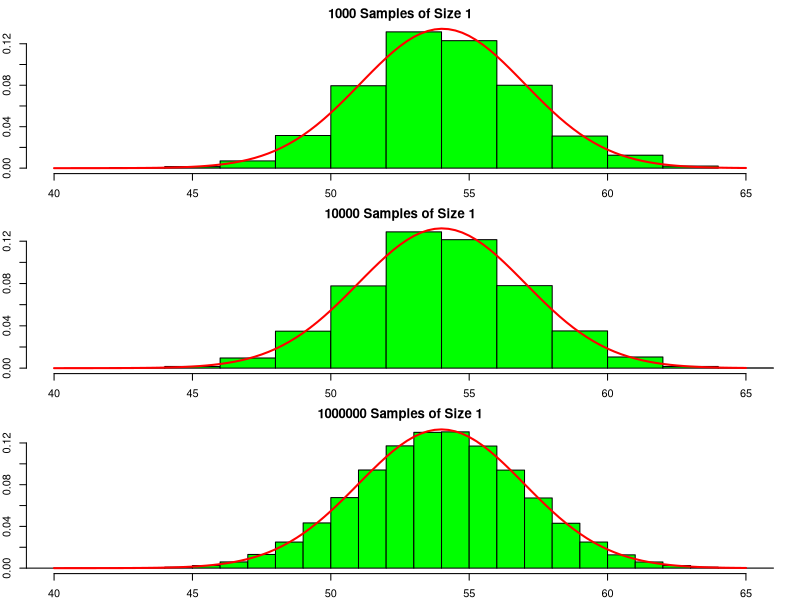
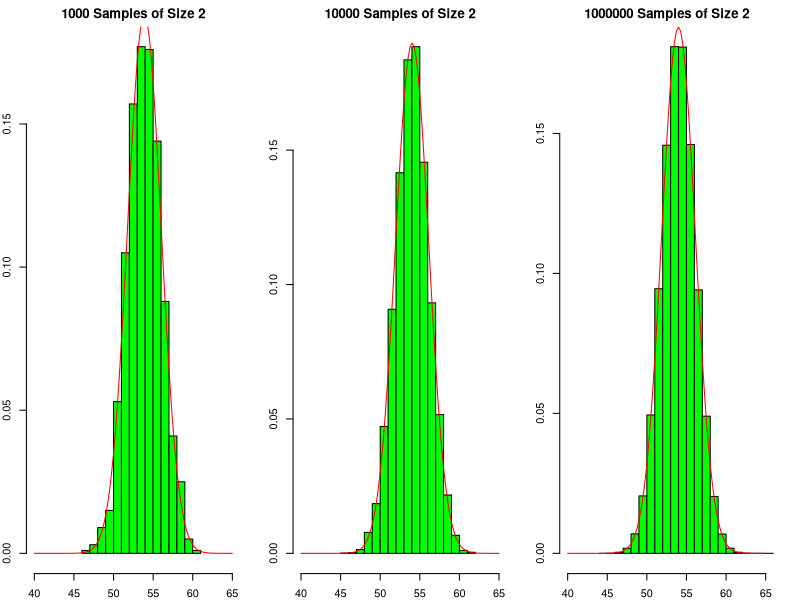
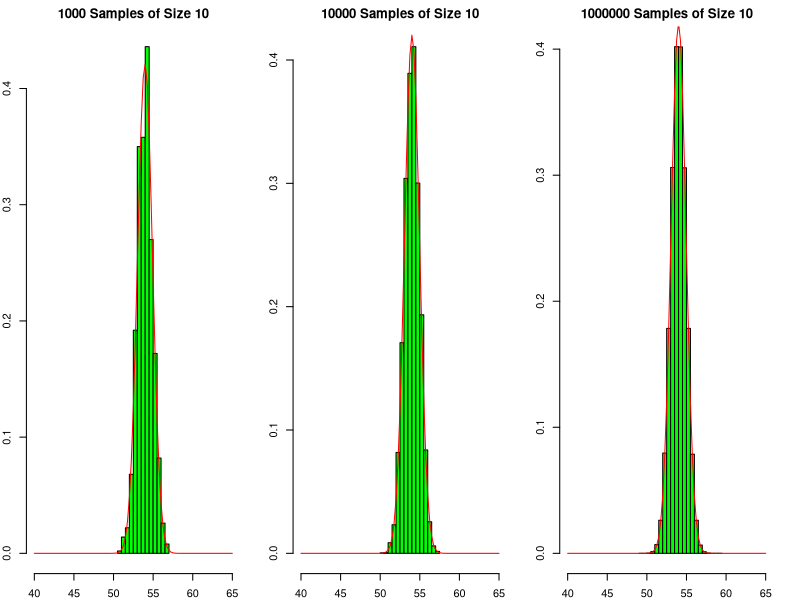
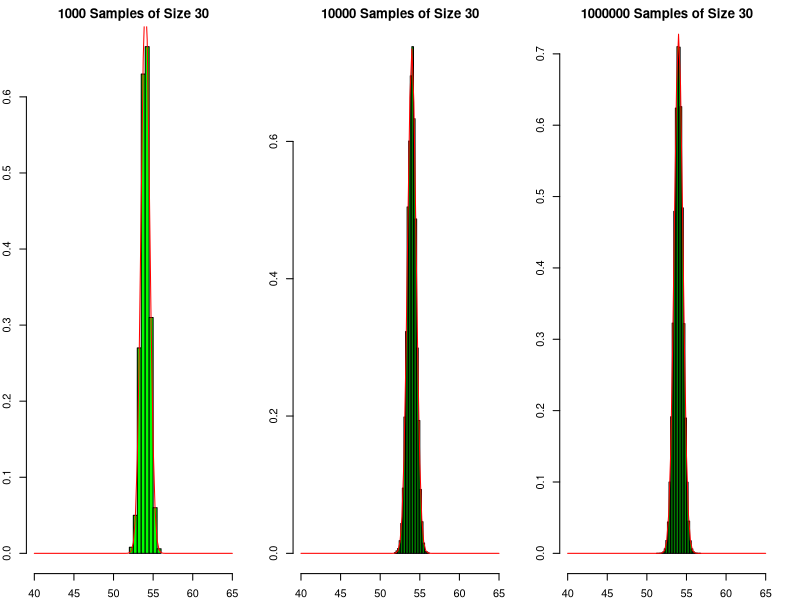

Write the R code that produced these figures, in order.
# Central Limit Theorem Project
# Our objective is to demonstrate the Central Limit Theorem
# by taking samples of increasing size out of a normal population
# We demonstrate that the sample mean is an unbiased estimator 
# of the population mean by increasing sample size 



mu <- 54
sigma <- 3

#sample of size 1
B <- 1000
s1 <- rnorm(n=B,m=mu,sd=sigma)
B <- 10000
s2 <- rnorm(n=B,m=mu,sd=sigma)
B <- 1000000
s3 <- rnorm(n=B,m=mu,sd=sigma)

attach(mtcars)
par(mfrow=c(3,1),mar=rep(2,4))
hist(s1,prob=TRUE,main="1000 Samples of Size 1",col="green",xlim=c(40,65))
curve(dnorm(x,mean=mean(s1),sd=sd(s1)),add=TRUE,col="red",lwd=2)
hist(s2,prob=TRUE,main="10000 Samples of Size 1",col="green",xlim=c(40,65))
curve(dnorm(x,mean=mean(s2),sd=sd(s2)),add=TRUE,col="red",lwd=2)
hist(s3,prob=TRUE,main="1000000 Samples of Size 1",col="green",xlim=c(40,65))
curve(dnorm(x,mean=mean(s3),sd=sd(s3)),add=TRUE,col="red",lwd=2)

c(mean(s1),sd(s1))
c(mean(s2),sd(s2))
c(mean(s3),sd(s3))


#Samples of size n=2
n <- 2

B <- 1000
s1_2 <- numeric(B)
for ( i in 1:B ) {s1_2[i]=mean(rnorm(n=n,m=mu,sd=sigma))}

B <- 10000
s2_2 <- numeric(B)
for ( i in 1:B ) {s2_2[i]=mean(rnorm(n=n,m=mu,sd=sigma))}

B <- 1000000
s3_2 <- numeric(B)
for ( i in 1:B ) {s3_2[i]=mean(rnorm(n=n,m=mu,sd=sigma))}

par(mfrow=c(1,3),mar=rep(2,4))
hist(s1_2,prob=TRUE,main="1000 Samples of Size 2",col="green",xlim=c(40,65))
curve(dnorm(x,mean=mean(s1_2),sd=sd(s1_2)),add=TRUE,col="red")
hist(s2_2,prob=TRUE,main="10000 Samples of Size 2",col="green",xlim=c(40,65))
curve(dnorm(x,mean=mean(s2_2),sd=sd(s2_2)),add=TRUE,col="red")
hist(s3_2,prob=TRUE,main="1000000 Samples of Size 2",col="green",xlim=c(40,65))
curve(dnorm(x,mean=mean(s3_2),sd=sd(s3_2)),add=TRUE,col="red")

c(mean(s1_2),sd(s1_2))
c(mean(s2_2),sd(s2_2))
c(mean(s3_2),sd(s3_2))

#Samples of size n=10
n <- 10

B <- 1000
s1_10 <- numeric(B)
for ( i in 1:B ) {s1_10[i]=mean(rnorm(n=n,m=mu,sd=sigma))}

B <- 10000
s2_10 <- numeric(B)
for ( i in 1:B ) {s2_10[i]=mean(rnorm(n=n,m=mu,sd=sigma))}

B <- 1000000
s3_10 <- numeric(B)
for ( i in 1:B ) {s3_10[i]=mean(rnorm(n=n,m=mu,sd=sigma))}

par(mfrow=c(1,3),mar=rep(2,4))
hist(s1_10,prob=TRUE,main="1000 Samples of Size 10",col="green",xlim=c(40,65))
curve(dnorm(x,mean=mean(s1_10),sd=sd(s1_10)),add=TRUE,col="red")
hist(s2_10,prob=TRUE,main="10000 Samples of Size 10",col="green",xlim=c(40,65))
curve(dnorm(x,mean=mean(s2_10),sd=sd(s2_10)),add=TRUE,col="red")
hist(s3_10,prob=TRUE,main="1000000 Samples of Size 10",col="green",xlim=c(40,65))
curve(dnorm(x,mean=mean(s3_10),sd=sd(s3_10)),add=TRUE,col="red")

c(mean(s1_10),sd(s1_10))
c(mean(s2_10),sd(s2_10))
c(mean(s3_10),sd(s3_10))

#Samples of size n=30
n <- 30

B <- 1000
s1_30 <- numeric(B)
for ( i in 1:B ) {s1_30[i]=mean(rnorm(n=n,m=mu,sd=sigma))}

B <- 10000
s2_30 <- numeric(B)
for ( i in 1:B ) {s2_30[i]=mean(rnorm(n=n,m=mu,sd=sigma))}

B <- 1000000
s3_30 <- numeric(B)
for ( i in 1:B ) {s3_30[i]=mean(rnorm(n=n,m=mu,sd=sigma))}

par(mfrow=c(1,3),mar=rep(2,4))
hist(s1_30,prob=TRUE,main="1000 Samples of Size 30",col="green",xlim=c(40,65))
curve(dnorm(x,mean=mean(s1_30),sd=sd(s1_30)),add=TRUE,col="red")
hist(s2_30,prob=TRUE,main="10000 Samples of Size 30",col="green",xlim=c(40,65))
curve(dnorm(x,mean=mean(s2_30),sd=sd(s2_30)),add=TRUE,col="red")
hist(s3_30,prob=TRUE,main="1000000 Samples of Size 30",col="green",xlim=c(40,65))
curve(dnorm(x,mean=mean(s3_30),sd=sd(s3_30)),add=TRUE,col="red")

c(mean(s1_30),sd(s1_30))
c(mean(s2_30),sd(s2_30))
c(mean(s3_30),sd(s3_30))

detach(mtcars)